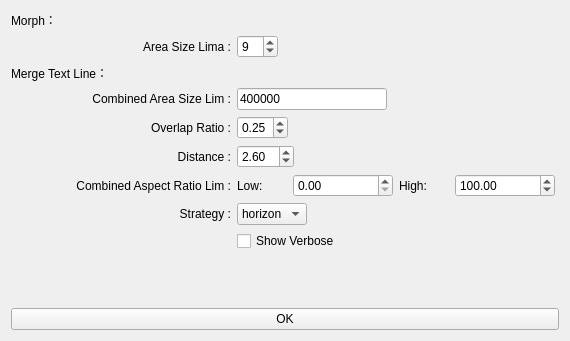
<?xml version="1.0" encoding="UTF-8"?>
<ui version="4.0">
 <class>MergeCtrlWidget</class>
 <widget class="QWidget" name="MergeCtrlWidget">
  <property name="windowModality">
   <enum>Qt::NonModal</enum>
  </property>
  <property name="geometry">
   <rect>
    <x>0</x>
    <y>0</y>
    <width>570</width>
    <height>341</height>
   </rect>
  </property>
  <property name="windowTitle">
   <string>Preprocess Control Panel</string>
  </property>
  <layout class="QVBoxLayout" name="verticalLayout">
   <item>
    <layout class="QFormLayout" name="paramsLayout">
     <property name="fieldGrowthPolicy">
      <enum>QFormLayout::ExpandingFieldsGrow</enum>
     </property>
     <item row="3" column="0">
      <widget class="QLabel" name="label_combined_area_size_lim">
       <property name="minimumSize">
        <size>
         <width>220</width>
         <height>0</height>
        </size>
       </property>
       <property name="text">
        <string>Combined Area Size Lim :</string>
       </property>
       <property name="alignment">
        <set>Qt::AlignRight|Qt::AlignTrailing|Qt::AlignVCenter</set>
       </property>
      </widget>
     </item>
     <item row="3" column="1">
      <widget class="QLineEdit" name="linedit_combined_area_size_lim">
       <property name="sizePolicy">
        <sizepolicy hsizetype="Minimum" vsizetype="Fixed">
         <horstretch>0</horstretch>
         <verstretch>0</verstretch>
        </sizepolicy>
       </property>
       <property name="minimumSize">
        <size>
         <width>150</width>
         <height>0</height>
        </size>
       </property>
       <property name="text">
        <string>400000</string>
       </property>
      </widget>
     </item>
     <item row="4" column="0">
      <widget class="QLabel" name="label_overlap_ratio">
       <property name="minimumSize">
        <size>
         <width>220</width>
         <height>0</height>
        </size>
       </property>
       <property name="text">
        <string>Overlap Ratio :</string>
       </property>
       <property name="alignment">
        <set>Qt::AlignRight|Qt::AlignTrailing|Qt::AlignVCenter</set>
       </property>
      </widget>
     </item>
     <item row="4" column="1">
      <widget class="QDoubleSpinBox" name="dspinbox_overlap_ratio">
       <property name="maximum">
        <double>1.000000000000000</double>
       </property>
       <property name="singleStep">
        <double>0.010000000000000</double>
       </property>
       <property name="value">
        <double>0.250000000000000</double>
       </property>
      </widget>
     </item>
     <item row="5" column="0">
      <widget class="QLabel" name="label_distance">
       <property name="minimumSize">
        <size>
         <width>220</width>
         <height>0</height>
        </size>
       </property>
       <property name="text">
        <string>Distance :</string>
       </property>
       <property name="alignment">
        <set>Qt::AlignRight|Qt::AlignTrailing|Qt::AlignVCenter</set>
       </property>
      </widget>
     </item>
     <item row="5" column="1">
      <widget class="QDoubleSpinBox" name="dspinbox_distance">
       <property name="value">
        <double>2.600000000000000</double>
       </property>
      </widget>
     </item>
     <item row="6" column="0">
      <widget class="QLabel" name="label_combined_aspect_ratio_lim">
       <property name="minimumSize">
        <size>
         <width>220</width>
         <height>0</height>
        </size>
       </property>
       <property name="text">
        <string>Combined Aspect Ratio Lim :</string>
       </property>
       <property name="alignment">
        <set>Qt::AlignRight|Qt::AlignTrailing|Qt::AlignVCenter</set>
       </property>
      </widget>
     </item>
     <item row="6" column="1">
      <layout class="QHBoxLayout" name="horizontalLayout_copy">
       <property name="sizeConstraint">
        <enum>QLayout::SetMaximumSize</enum>
       </property>
       <item>
        <widget class="QLabel" name="label_combined_aspect_ratio_low">
         <property name="sizePolicy">
          <sizepolicy hsizetype="Fixed" vsizetype="Preferred">
           <horstretch>0</horstretch>
           <verstretch>0</verstretch>
          </sizepolicy>
         </property>
         <property name="minimumSize">
          <size>
           <width>50</width>
           <height>0</height>
          </size>
         </property>
         <property name="text">
          <string>Low:</string>
         </property>
         <property name="alignment">
          <set>Qt::AlignLeading|Qt::AlignLeft|Qt::AlignVCenter</set>
         </property>
        </widget>
       </item>
       <item>
        <widget class="QDoubleSpinBox" name="dspinbox_combined_aspect_ratio_low">
         <property name="sizePolicy">
          <sizepolicy hsizetype="Minimum" vsizetype="Fixed">
           <horstretch>0</horstretch>
           <verstretch>0</verstretch>
          </sizepolicy>
         </property>
         <property name="minimumSize">
          <size>
           <width>100</width>
           <height>0</height>
          </size>
         </property>
         <property name="maximumSize">
          <size>
           <width>100</width>
           <height>16777215</height>
          </size>
         </property>
         <property name="maximum">
          <double>10.000000000000000</double>
         </property>
         <property name="singleStep">
          <double>0.100000000000000</double>
         </property>
        </widget>
       </item>
       <item>
        <widget class="QLabel" name="label_combined_aspect_ratio_high">
         <property name="sizePolicy">
          <sizepolicy hsizetype="Fixed" vsizetype="Preferred">
           <horstretch>0</horstretch>
           <verstretch>0</verstretch>
          </sizepolicy>
         </property>
         <property name="minimumSize">
          <size>
           <width>50</width>
           <height>0</height>
          </size>
         </property>
         <property name="text">
          <string>High:</string>
         </property>
         <property name="alignment">
          <set>Qt::AlignLeading|Qt::AlignLeft|Qt::AlignVCenter</set>
         </property>
        </widget>
       </item>
       <item>
        <widget class="QDoubleSpinBox" name="dspinbox_combined_aspect_ratio_high">
         <property name="sizePolicy">
          <sizepolicy hsizetype="Minimum" vsizetype="Fixed">
           <horstretch>0</horstretch>
           <verstretch>0</verstretch>
          </sizepolicy>
         </property>
         <property name="minimumSize">
          <size>
           <width>100</width>
           <height>0</height>
          </size>
         </property>
         <property name="maximumSize">
          <size>
           <width>100</width>
           <height>16777215</height>
          </size>
         </property>
         <property name="maximum">
          <double>1000.000000000000000</double>
         </property>
         <property name="value">
          <double>100.000000000000000</double>
         </property>
        </widget>
       </item>
      </layout>
     </item>
     <item row="7" column="0">
      <widget class="QLabel" name="label_strategy">
       <property name="minimumSize">
        <size>
         <width>220</width>
         <height>0</height>
        </size>
       </property>
       <property name="text">
        <string>Strategy :</string>
       </property>
       <property name="alignment">
        <set>Qt::AlignRight|Qt::AlignTrailing|Qt::AlignVCenter</set>
       </property>
      </widget>
     </item>
     <item row="7" column="1">
      <widget class="QComboBox" name="combobox_strategy">
       <item>
        <property name="text">
         <string>horizon</string>
        </property>
       </item>
       <item>
        <property name="text">
         <string>vertical</string>
        </property>
       </item>
       <item>
        <property name="text">
         <string>default</string>
        </property>
       </item>
      </widget>
     </item>
     <item row="8" column="1">
      <widget class="QCheckBox" name="checkbox_show_verbsoe">
       <property name="text">
        <string>Show Verbose</string>
       </property>
      </widget>
     </item>
     <item row="2" column="0">
      <widget class="QLabel" name="label_merge_text_line">
       <property name="text">
        <string>Merge Text Line：</string>
       </property>
      </widget>
     </item>
     <item row="0" column="0">
      <widget class="QLabel" name="label_morph">
       <property name="text">
        <string>Morph：</string>
       </property>
      </widget>
     </item>
     <item row="1" column="0">
      <widget class="QLabel" name="label_morph_area_size_lim">
       <property name="minimumSize">
        <size>
         <width>220</width>
         <height>0</height>
        </size>
       </property>
       <property name="text">
        <string>Area Size Lima :</string>
       </property>
       <property name="alignment">
        <set>Qt::AlignRight|Qt::AlignTrailing|Qt::AlignVCenter</set>
       </property>
      </widget>
     </item>
     <item row="1" column="1">
      <widget class="QSpinBox" name="spinbox_morph_area_size_lim">
       <property name="value">
        <number>9</number>
       </property>
      </widget>
     </item>
    </layout>
   </item>
   <item>
    <widget class="QPushButton" name="btn_ok">
     <property name="text">
      <string>OK</string>
     </property>
    </widget>
   </item>
  </layout>
 </widget>
 <resources/>
 <connections/>
</ui>
